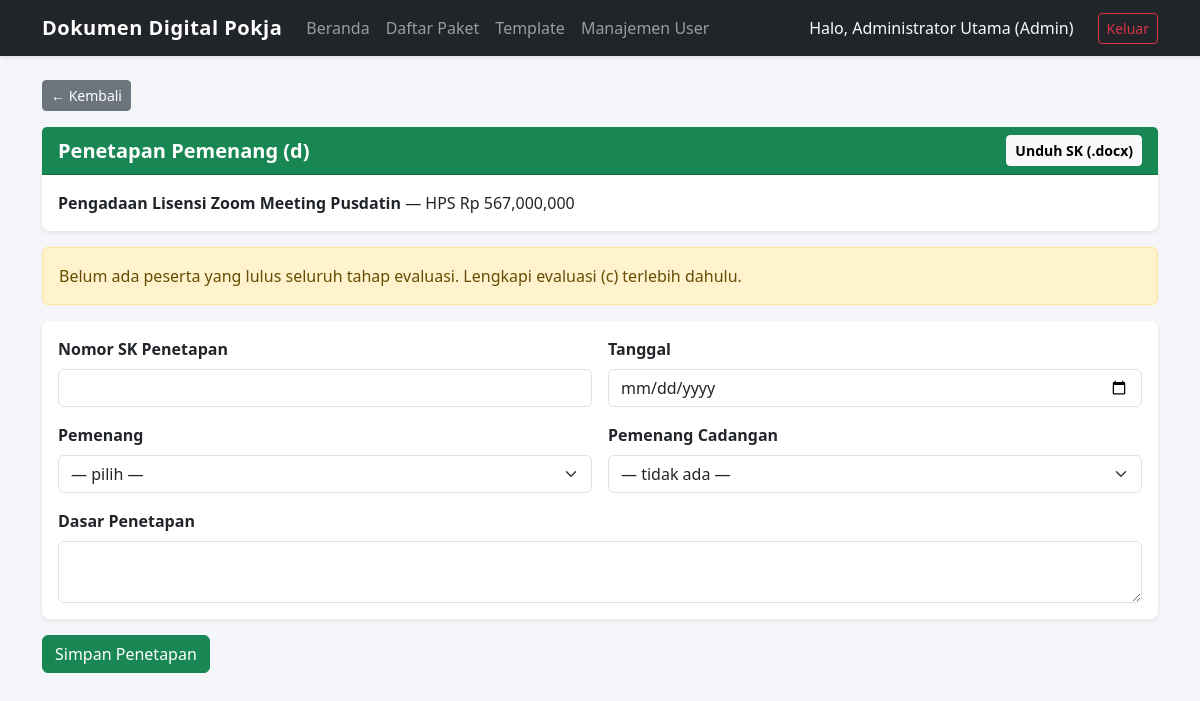
/penetapan/1 (signed in), run on the app's committed database.
### core/models.py (models this page shows, shortened)
class User(db.Model, UserMixin):
    __tablename__ = 'users'
    id = db.Column(db.Integer, primary_key=True)
    username = db.Column(db.String(50), unique=True, nullable=False)
    password_hash = db.Column(db.String(255), nullable=False)
    nama_lengkap = db.Column(db.String(100), nullable=False)
    peran = db.Column(db.String(255), default='Anggota Pokmil') # Bisa menyimpan "Admin, Pokmil"
    nama_pokmil = db.Column(db.String(50), nullable=True)
    is_ketua_pokmil = db.Column(db.Boolean, default=False)
    last_login = db.Column(db.DateTime, nullable=True)

class Paket(db.Model):
    __tablename__ = 'paket'
    id = db.Column(db.Integer, primary_key=True)
    nama_paket = db.Column(db.String(255), nullable=False)
    kode_paket = db.Column(db.String(50), unique=True, nullable=True)
    tahun_anggaran = db.Column(db.Integer, default=2026)
    unit_kerja = db.Column(db.String(255), nullable=False)
    nama_ppk = db.Column(db.String(100), nullable=False)
    nilai_hps = db.Column(db.Float, nullable=False)
    sumber_dana = db.Column(db.String(100), nullable=False)
    jenis_pengadaan = db.Column(db.String(50), nullable=False)
    metode_pemilihan = db.Column(db.String(50), nullable=False)
    metode_kualifikasi = db.Column(db.String(50), nullable=False)
    status_paket = db.Column(db.String(30), default='Draf')
    assigned_pokmil = db.Column(db.String(50), nullable=True)
    tanggal_buat = db.Column(db.DateTime, default=datetime.utcnow)
    delegated_at = db.Column(db.DateTime, nullable=True)
    deadline_reviu = db.Column(db.DateTime, nullable=True) # Untuk deteksi kendala/keterlambatan

### modules/penetapan/routes.py (the view, shortened to what this page needs)
@penetapan_bp.route('/<int:paket_id>', methods=['GET', 'POST'])
@login_required
def kelola(paket_id):
    paket = Paket.query.get_or_404(paket_id)
    if current_user.peran not in ['Admin', 'Katim'] and paket.assigned_pokmil != current_user.nama_pokmil:
        flash('Akses ditolak!', 'danger')
        return redirect(url_for('paket.daftar_paket'))
    penetapan = Penetapan.query.filter_by(paket_id=paket.id).first()
    if not penetapan:
        penetapan = Penetapan(paket_id=paket.id)
        db.session.add(penetapan)
        db.session.commit()
    peserta_lulus = [p for p in paket.peserta if p.lulus_semua]
    return render_template('penetapan/kelola.html', paket=paket,
                           penetapan=penetapan, peserta_lulus=peserta_lulus)

### app.py (called while the page is built)
@login_manager.user_loader
def load_user(user_id):
    return db.session.get(User, int(user_id))

### templates/penetapan/kelola.html (shortened to what this page needs)
{% extends "base.html" %}
{% block content %}
<div class="mb-3"><a href="{{ url_for('paket.daftar_paket') }}" class="btn btn-sm btn-secondary">&larr; Kembali</a></div>
<div class="card shadow-sm mb-3 border-success">
    <div class="card-header bg-success text-white d-flex justify-content-between align-items-center">
        <h5 class="mb-0 fw-bold">Penetapan Pemenang (d)</h5>
        <a href="{{ url_for('penetapan.unduh', paket_id=paket.id) }}" class="btn btn-sm btn-light fw-bold">Unduh SK (.docx)</a>
    </div>
    <div class="card-body"><strong>{{ paket.nama_paket }}</strong> — HPS Rp {{ "{:,.0f}".format(paket.nilai_hps) }}</div>
</div>
{% if not peserta_lulus %}
<div class="alert alert-warning">Belum ada peserta yang lulus seluruh tahap evaluasi. Lengkapi evaluasi (c) terlebih dahulu.</div>
{% endif %}
<form method="POST">
<div class="card shadow-sm mb-3">
    <div class="card-body row g-3">
        <div class="col-md-6">
            <label class="form-label fw-bold">Nomor SK Penetapan</label>
            <input name="nomor_sk" class="form-control" value="{{ penetapan.nomor_sk or '' }}">
        </div>
        <div class="col-md-6">
            <label class="form-label fw-bold">Tanggal</label>
            <input name="tanggal_sk" type="date" class="form-control" value="{{ penetapan.tanggal_sk or '' }}">
        </div>
        <div class="col-md-6">
            <label class="form-label fw-bold">Pemenang</label>
            <select name="pemenang_id" class="form-select">
                <option value="">— pilih —</option>
            </select>
        </div>
        <div class="col-md-6">
            <label class="form-label fw-bold">Pemenang Cadangan</label>
            <select name="cadangan_id" class="form-select">
                <option value="">— tidak ada —</option>
            </select>
        </div>
        <div class="col-12">
            <label class="form-label fw-bold">Dasar Penetapan</label>
            <textarea name="dasar_penetapan" class="form-control" rows="2">{{ penetapan.dasar_penetapan or '' }}</textarea>
        </div>
    </div>
</div>
<button class="btn btn-success">Simpan Penetapan</button>
</form>
{% endblock %}

### templates/base.html (shortened to what this page needs)
<!DOCTYPE html>
<html lang="id">
<head>
    <link href="https://cdn.jsdelivr.net/npm/bootstrap@5.3.2/dist/css/bootstrap.min.css" rel="stylesheet">
    <link rel="stylesheet" href="{{ url_for('static', filename='css/gaya.css') }}">
</head>
<body>
    <nav class="navbar navbar-expand-lg navbar-dark bg-dark mb-4">
        <div class="container">
            <a class="navbar-brand" href="{{ url_for('beranda') }}">Dokumen Digital Pokja</a>
            <div class="collapse navbar-collapse" id="navbarNav">
                {% if current_user.is_authenticated %}
                <ul class="navbar-nav me-auto">
                    <li class="nav-item">
                        <a class="nav-link" href="{{ url_for('beranda') }}">Beranda</a>
                    </li>
                    <li class="nav-item">
                        <a class="nav-link" href="{{ url_for('paket.daftar_paket') }}">Daftar Paket</a>
                    </li>
                    {% if current_user.peran in ['Admin', 'Katim'] %}
                    <li class="nav-item">
                        <a class="nav-link" href="{{ url_for('template_dokpil.daftar') }}">Template</a>
                    </li>
                    {% endif %}
                    {% if current_user.peran == 'Admin' %}
                    <li class="nav-item">
                        <a class="nav-link" href="{{ url_for('auth.tambah_user') }}">Manajemen User</a>
                    </li>
                    {% endif %}
                </ul>
                <div class="navbar-nav">
                    <span class="nav-item nav-link text-light me-3">
                        Halo, {{ current_user.nama_lengkap }} ({{ current_user.peran }})
                    </span>
                    <a class="btn btn-outline-danger btn-sm my-auto" href="{{ url_for('auth.logout') }}">Keluar</a>
                </div>
                {% endif %}
            </div>
        </div>
    </nav>
    <div class="container">
        {% block content %}{% endblock %}
    </div>
</body>
</html>

### static/css/gaya.css (style rules this page uses)
body { background-color: #f4f6f9; font-family: 'Segoe UI', Tahoma, Geneva, Verdana, sans-serif; color: #333; }
.navbar { box-shadow: 0 2px 4px rgba(0,0,0,0.1); }
.navbar-brand { font-weight: 700; letter-spacing: 0.5px; }
.card { border: none; border-radius: 8px; }
.card-header { font-weight: 600; }

### data on the page
User: nama_lengkap "Administrator Utama", peran "Admin"
Paket: nama_paket "Pengadaan Lisensi Zoom Meeting Pusdatin", nilai_hps "567,000,000"
